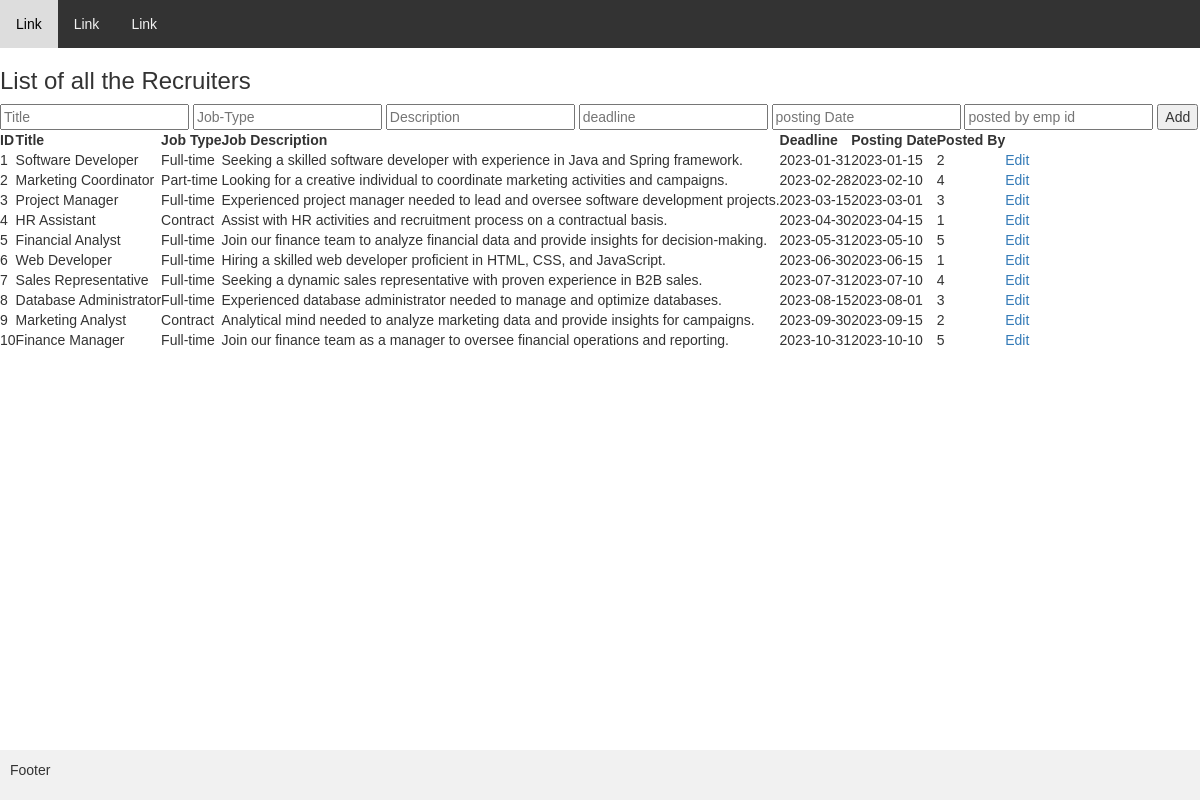
The page /job-posting/List.php on the database its author committed.
### tables this page shows
create table job_posting (
	job_id int auto_increment,
    title varchar(40),
    job_type varchar(20),
    job_description varchar(1000),
    deadline date,
    posting_date date,
    posted_by_emp int,
    primary key (job_id),
    foreign key (posted_by_emp) references employee(emp_id)  ON DELETE CASCADE
);

### job-posting/List.php (the view)
<?php include '../header.php'; ?>
<h3>List of all the Recruiters</h3>
<form action="Insert.php" method="post">
    <input type="text" name="title" placeholder='Title'/>
    <input type="text" name="job_type" placeholder='Job-Type'/>
    <input type="text" name="job_description" placeholder='Description'/>
    <input type="text" name="deadline" placeholder='deadline'/>
    <input type="text" name="posting_date" placeholder='posting Date'/>
    <input type="text" name="posted_by_emp" placeholder='posted by emp id'/>
    <input type="submit" value="Add">
</form>
<table>
<thead>
<th>ID</th>
<th>Title</th>
<th>Job Type</th>
<th>Job Description</th>
<th>Deadline</th>
<th>Posting Date</th>
<th>Posted By</th>
</thead>
<?php
$sql = "SELECT * FROM job_posting";
$result = $conn->query($sql);
if ($result->num_rows > 0) {
    while ($row = $result->fetch_assoc()) {
        echo "<tr>";
        echo "<td>".$row["job_id"]."</td>";
        echo "<td>".$row["title"]."</td>";
        echo "<td>".$row["job_type"]."</td>";
        echo "<td>".$row["job_description"]."</td>";
        echo "<td>".$row["deadline"]."</td>";
        echo "<td>".$row["posting_date"]."</td>";
        echo "<td>".$row["posted_by_emp"]."</td>";
        echo "<td><a href='./Update.php?id=".$row["job_id"]."'>Edit</a></td>";
        echo "</tr>";
    }
} else {
    echo "0 results";
}
?>
</table>
<?php include '../footer.php'; ?>

### header.php (style rules this page uses)
* { box-sizing: border-box; font-family: Arial, Helvetica, sans-serif; }
body { margin: 0; font-family: Arial, Helvetica, sans-serif; }

### rows shown on the page
job_posting: job_id "1", title "Software Developer", job_type "Full-time", job_description "Seeking a skilled software developer with experience in Java and Spring framework.", deadline "2023-01-31", posting_date "2023-01-15", posted_by_emp "2"
job_posting: job_id "2", title "Marketing Coordinator", job_type "Part-time", job_description "Looking for a creative individual to coordinate marketing activities and campaigns.", deadline "2023-02-28", posting_date "2023-02-10", posted_by_emp "4"
job_posting: job_id "3", title "Project Manager", job_type "Full-time", job_description "Experienced project manager needed to lead and oversee software development projects.", deadline "2023-03-15", posting_date "2023-03-01", posted_by_emp "3"
job_posting: job_id "4", title "HR Assistant", job_type "Contract", job_description "Assist with HR activities and recruitment process on a contractual basis.", deadline "2023-04-30", posting_date "2023-04-15", posted_by_emp "1"
job_posting: job_id "5", title "Financial Analyst", job_type "Full-time", job_description "Join our finance team to analyze financial data and provide insights for decision-making.", deadline "2023-05-31", posting_date "2023-05-10", posted_by_emp "5"
job_posting: job_id "6", title "Web Developer", job_type "Full-time", job_description "Hiring a skilled web developer proficient in HTML, CSS, and JavaScript.", deadline "2023-06-30", posting_date "2023-06-15", posted_by_emp "1"
job_posting: job_id "7", title "Sales Representative", job_type "Full-time", job_description "Seeking a dynamic sales representative with proven experience in B2B sales.", deadline "2023-07-31", posting_date "2023-07-10", posted_by_emp "4"
job_posting: job_id "8", title "Database Administrator", job_type "Full-time", job_description "Experienced database administrator needed to manage and optimize databases.", deadline "2023-08-15", posting_date "2023-08-01", posted_by_emp "3"
job_posting: job_id "9", title "Marketing Analyst", job_type "Contract", job_description "Analytical mind needed to analyze marketing data and provide insights for campaigns.", deadline "2023-09-30", posting_date "2023-09-15", posted_by_emp "2"
job_posting: job_id "10", title "Finance Manager", job_type "Full-time", job_description "Join our finance team as a manager to oversee financial operations and reporting.", deadline "2023-10-31", posting_date "2023-10-10", posted_by_emp "5"
